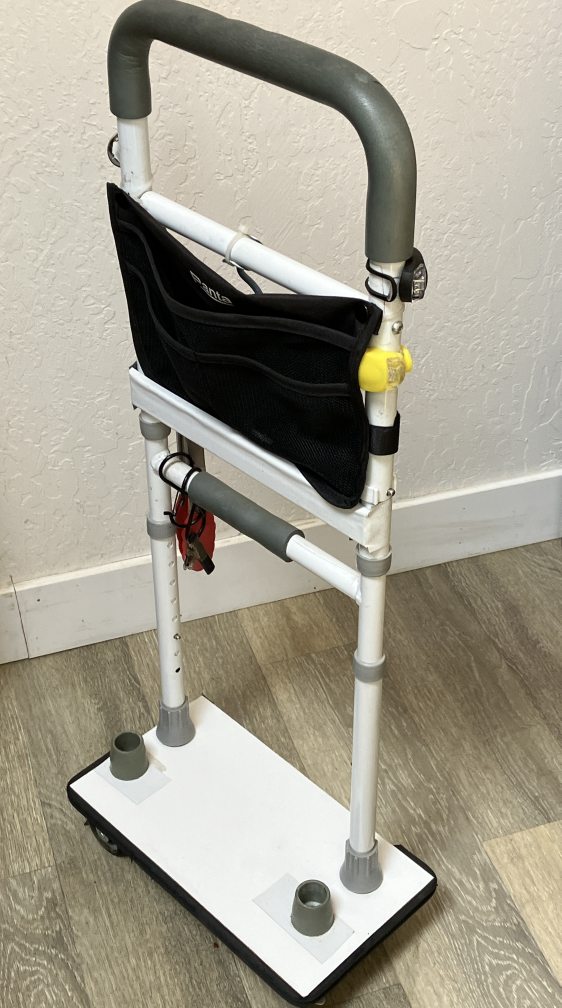
#> input picture Assets/sidekick_photo_001.jpg, 2245 x 4032 px (shown at 1/4 size); its folder holds 4 pictures in this run
$ python make_lowres.py
#> lines starting #> are read from the running program, lines starting #| are printed output that depends on the picture
#!/usr/bin/env python3
"""Build Assets/LowRes from Assets/sidekick_photo_*.jpg — max long edge 1280px, web JPEG."""
import glob
import os
import sys

from PIL import Image

ASSETS = os.path.join(os.path.dirname(__file__), "Assets")
LOW = os.path.join(ASSETS, "LowRes")
MAX_SIDE = 1280
QUALITY = 82


def main() -> int:
    os.makedirs(LOW, exist_ok=True)
    paths = sorted(glob.glob(os.path.join(ASSETS, "sidekick_photo_*.jpg")))
    paths = [p for p in paths if os.path.dirname(p) == ASSETS]
    if not paths:
        print("No sidekick_photo_*.jpg in Assets/", file=sys.stderr)
        return 1
    for path in paths:
        im = Image.open(path).convert("RGB")
#> im is the input picture: PIL image 2245x4032 RGB; mean R, G, B 163.3, 158.6, 143.9
        w, h = im.size
#> w = 2245; h = 4032
        if max(w, h) > MAX_SIDE:
            if w >= h:
                nw, nh = MAX_SIDE, max(1, int(round(h * MAX_SIDE / w)))
            else:
                nh, nw = MAX_SIDE, max(1, int(round(w * MAX_SIDE / h)))
#> nh = 1280; nw = 713
            im = im.resize((nw, nh), Image.Resampling.LANCZOS)
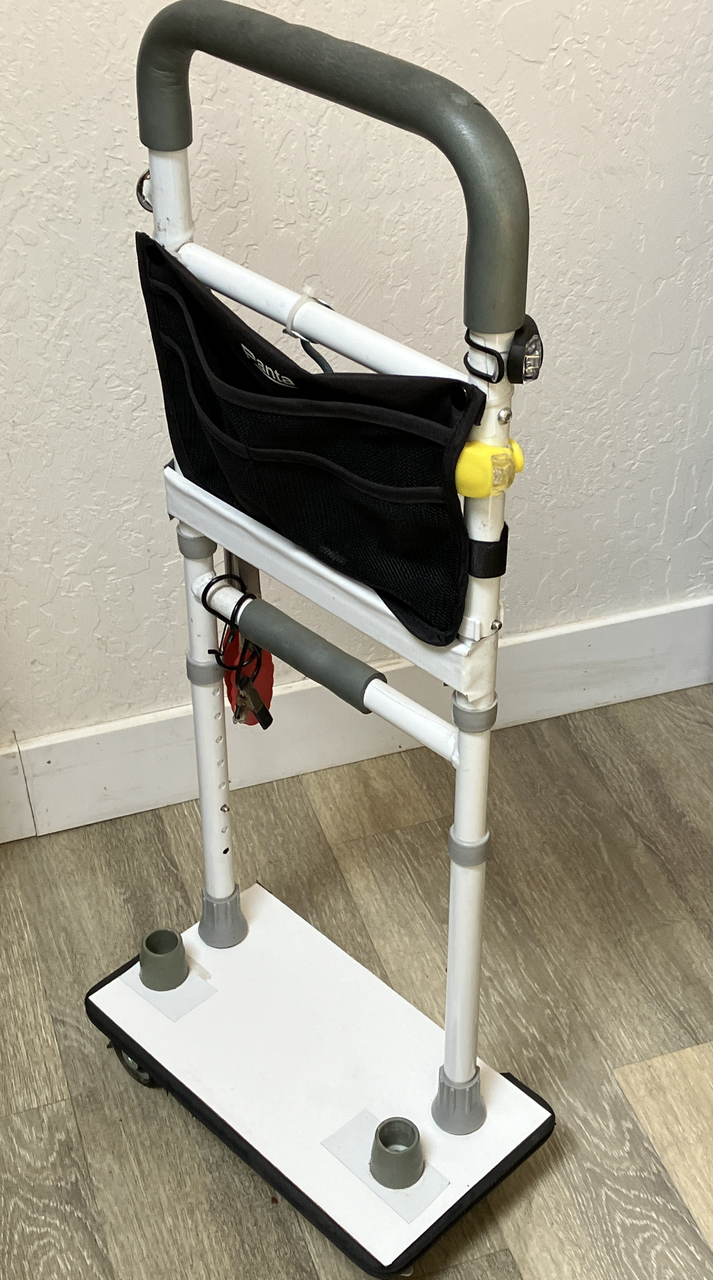
#> im: PIL image 713x1280 RGB; mean R, G, B 163.3, 158.6, 143.9
        out = os.path.join(LOW, os.path.basename(path))
        im.save(
            out,
            "JPEG",
            quality=QUALITY,
            optimize=True,
            progressive=True,
            subsampling=1,
        )
        print(out)
    return 0


if __name__ == "__main__":
    raise SystemExit(main())
#> (the program exits here)
